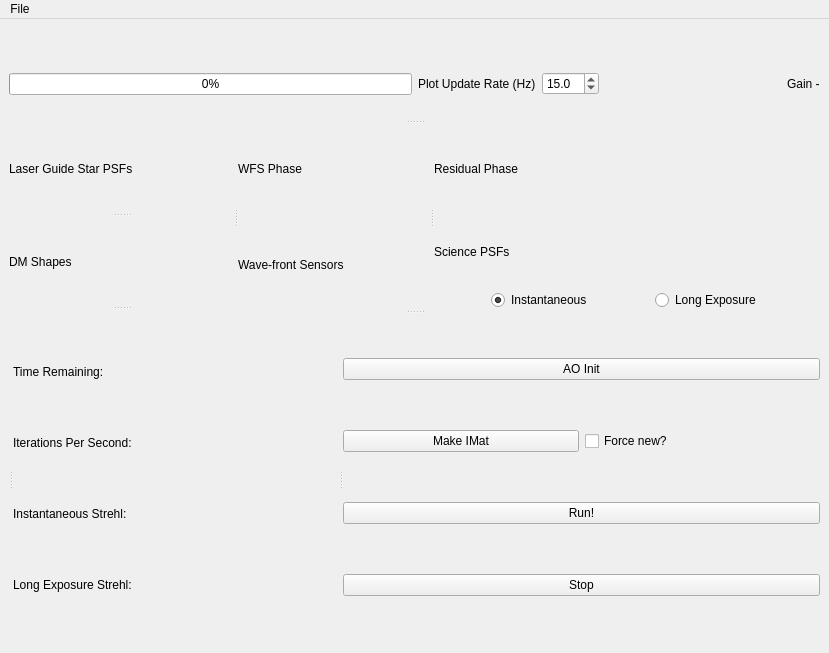
<?xml version="1.0" encoding="UTF-8"?>
<ui version="4.0">
 <class>MainWindow</class>
 <widget class="QMainWindow" name="MainWindow">
  <property name="geometry">
   <rect>
    <x>0</x>
    <y>0</y>
    <width>829</width>
    <height>653</height>
   </rect>
  </property>
  <property name="windowTitle">
   <string>Simulation Optique Adaptative in Python</string>
  </property>
  <widget class="QWidget" name="centralwidget">
   <layout class="QGridLayout" name="gridLayout">
    <item row="1" column="0">
     <widget class="QSplitter" name="splitter_4">
      <property name="orientation">
       <enum>Qt::Vertical</enum>
      </property>
      <widget class="QWidget" name="layoutWidget">
       <layout class="QHBoxLayout" name="horizontalLayout_6">
        <item>
         <layout class="QVBoxLayout" name="verticalLayout">
          <item>
           <widget class="QProgressBar" name="progressBar">
            <property name="sizePolicy">
             <sizepolicy hsizetype="Expanding" vsizetype="Fixed">
              <horstretch>0</horstretch>
              <verstretch>0</verstretch>
             </sizepolicy>
            </property>
            <property name="value">
             <number>0</number>
            </property>
            <property name="textVisible">
             <bool>true</bool>
            </property>
           </widget>
          </item>
         </layout>
        </item>
        <item>
         <layout class="QHBoxLayout" name="horizontalLayout_4"/>
        </item>
        <item>
         <layout class="QHBoxLayout" name="horizontalLayout_3">
          <item>
           <widget class="QLabel" name="label_7">
            <property name="sizePolicy">
             <sizepolicy hsizetype="Preferred" vsizetype="Fixed">
              <horstretch>0</horstretch>
              <verstretch>0</verstretch>
             </sizepolicy>
            </property>
            <property name="text">
             <string>Plot Update Rate (Hz)</string>
            </property>
           </widget>
          </item>
          <item>
           <widget class="QDoubleSpinBox" name="updateTimeSpin">
            <property name="enabled">
             <bool>true</bool>
            </property>
            <property name="decimals">
             <number>1</number>
            </property>
            <property name="maximum">
             <double>100.000000000000000</double>
            </property>
            <property name="value">
             <double>15.000000000000000</double>
            </property>
           </widget>
          </item>
          <item>
           <spacer name="horizontalSpacer">
            <property name="orientation">
             <enum>Qt::Horizontal</enum>
            </property>
            <property name="sizeType">
             <enum>QSizePolicy::Expanding</enum>
            </property>
            <property name="sizeHint" stdset="0">
             <size>
              <width>40</width>
              <height>20</height>
             </size>
            </property>
           </spacer>
          </item>
          <item>
           <widget class="QLabel" name="label_2">
            <property name="text">
             <string>Gain -</string>
            </property>
           </widget>
          </item>
          <item>
           <layout class="QHBoxLayout" name="gainLayout"/>
          </item>
         </layout>
        </item>
       </layout>
      </widget>
      <widget class="QSplitter" name="splitter_2">
       <property name="enabled">
        <bool>true</bool>
       </property>
       <property name="orientation">
        <enum>Qt::Horizontal</enum>
       </property>
       <widget class="QSplitter" name="splitter">
        <property name="orientation">
         <enum>Qt::Vertical</enum>
        </property>
        <widget class="QWidget" name="layoutWidget">
         <layout class="QVBoxLayout" name="verticalLayout_12">
          <item>
           <widget class="QLabel" name="LgsPsfLabel">
            <property name="text">
             <string>Laser Guide Star PSFs</string>
            </property>
           </widget>
          </item>
          <item>
           <layout class="QHBoxLayout" name="lgsLayout"/>
          </item>
         </layout>
        </widget>
        <widget class="QWidget" name="layoutWidget">
         <layout class="QVBoxLayout" name="verticalLayout_5">
          <item>
           <widget class="QLabel" name="label_6">
            <property name="text">
             <string>DM Shapes</string>
            </property>
           </widget>
          </item>
          <item>
           <layout class="QHBoxLayout" name="dmLayout"/>
          </item>
         </layout>
        </widget>
        <widget class="QWidget" name="horizontalLayoutWidget_2">
         <layout class="QHBoxLayout" name="plotLayout"/>
        </widget>
       </widget>
       <widget class="QWidget" name="layoutWidget">
        <layout class="QVBoxLayout" name="verticalLayout_11">
         <item>
          <layout class="QVBoxLayout" name="verticalLayout_3">
           <item>
            <widget class="QLabel" name="label">
             <property name="text">
              <string>WFS Phase</string>
             </property>
            </widget>
           </item>
           <item>
            <layout class="QHBoxLayout" name="phaseLayout"/>
           </item>
          </layout>
         </item>
         <item>
          <layout class="QVBoxLayout" name="verticalLayout_4">
           <item>
            <widget class="QLabel" name="label_3">
             <property name="sizePolicy">
              <sizepolicy hsizetype="MinimumExpanding" vsizetype="Preferred">
               <horstretch>0</horstretch>
               <verstretch>0</verstretch>
              </sizepolicy>
             </property>
             <property name="text">
              <string>Wave-front Sensors</string>
             </property>
            </widget>
           </item>
           <item>
            <layout class="QHBoxLayout" name="wfsLayout"/>
           </item>
          </layout>
         </item>
        </layout>
       </widget>
       <widget class="QWidget" name="layoutWidget">
        <layout class="QVBoxLayout" name="verticalLayout_8">
         <item>
          <widget class="QLabel" name="label_4">
           <property name="sizePolicy">
            <sizepolicy hsizetype="Maximum" vsizetype="Preferred">
             <horstretch>0</horstretch>
             <verstretch>0</verstretch>
            </sizepolicy>
           </property>
           <property name="text">
            <string>Residual Phase</string>
           </property>
          </widget>
         </item>
         <item>
          <layout class="QVBoxLayout" name="verticalLayout_6">
           <item>
            <layout class="QHBoxLayout" name="residualLayout"/>
           </item>
          </layout>
         </item>
         <item>
          <layout class="QVBoxLayout" name="verticalLayout_7">
           <item>
            <widget class="QLabel" name="label_5">
             <property name="sizePolicy">
              <sizepolicy hsizetype="Fixed" vsizetype="Preferred">
               <horstretch>0</horstretch>
               <verstretch>0</verstretch>
              </sizepolicy>
             </property>
             <property name="text">
              <string>Science PSFs</string>
             </property>
            </widget>
           </item>
           <item>
            <layout class="QHBoxLayout" name="horizontalLayout_5">
             <item>
              <widget class="QRadioButton" name="instExpRadio">
               <property name="sizePolicy">
                <sizepolicy hsizetype="Fixed" vsizetype="Fixed">
                 <horstretch>0</horstretch>
                 <verstretch>0</verstretch>
                </sizepolicy>
               </property>
               <property name="text">
                <string>Instantaneous</string>
               </property>
               <property name="checked">
                <bool>true</bool>
               </property>
              </widget>
             </item>
             <item>
              <widget class="QRadioButton" name="longExpRadio">
               <property name="sizePolicy">
                <sizepolicy hsizetype="Fixed" vsizetype="Fixed">
                 <horstretch>0</horstretch>
                 <verstretch>0</verstretch>
                </sizepolicy>
               </property>
               <property name="text">
                <string>Long Exposure</string>
               </property>
              </widget>
             </item>
            </layout>
           </item>
           <item>
            <layout class="QHBoxLayout" name="sciLayout"/>
           </item>
          </layout>
         </item>
        </layout>
       </widget>
      </widget>
      <widget class="QSplitter" name="splitter_3">
       <property name="orientation">
        <enum>Qt::Horizontal</enum>
       </property>
       <widget class="QWidget" name="horizontalLayoutWidget">
        <layout class="QHBoxLayout" name="consoleLayout"/>
       </widget>
       <widget class="QWidget" name="layoutWidget">
        <layout class="QHBoxLayout" name="horizontalLayout_2">
         <item>
          <layout class="QVBoxLayout" name="verticalLayout_10">
           <item>
            <widget class="QLabel" name="timeRemaining">
             <property name="sizePolicy">
              <sizepolicy hsizetype="Preferred" vsizetype="Maximum">
               <horstretch>0</horstretch>
               <verstretch>0</verstretch>
              </sizepolicy>
             </property>
             <property name="text">
              <string>Time Remaining:</string>
             </property>
            </widget>
           </item>
           <item>
            <widget class="QLabel" name="itersPerSecLabel">
             <property name="sizePolicy">
              <sizepolicy hsizetype="Preferred" vsizetype="Maximum">
               <horstretch>0</horstretch>
               <verstretch>0</verstretch>
              </sizepolicy>
             </property>
             <property name="text">
              <string>Iterations Per Second:</string>
             </property>
            </widget>
           </item>
           <item>
            <widget class="QLabel" name="instStrehl">
             <property name="sizePolicy">
              <sizepolicy hsizetype="Preferred" vsizetype="Maximum">
               <horstretch>0</horstretch>
               <verstretch>0</verstretch>
              </sizepolicy>
             </property>
             <property name="text">
              <string>Instantaneous Strehl:</string>
             </property>
            </widget>
           </item>
           <item>
            <widget class="QLabel" name="longStrehl">
             <property name="sizePolicy">
              <sizepolicy hsizetype="Preferred" vsizetype="Maximum">
               <horstretch>0</horstretch>
               <verstretch>0</verstretch>
              </sizepolicy>
             </property>
             <property name="text">
              <string>Long Exposure Strehl:</string>
             </property>
            </widget>
           </item>
          </layout>
         </item>
        </layout>
       </widget>
       <widget class="QWidget" name="layoutWidget">
        <layout class="QHBoxLayout" name="horizontalLayout">
         <item>
          <layout class="QVBoxLayout" name="verticalLayout_9">
           <property name="spacing">
            <number>-1</number>
           </property>
           <item>
            <widget class="QPushButton" name="initButton">
             <property name="text">
              <string>AO Init</string>
             </property>
            </widget>
           </item>
           <item>
            <layout class="QHBoxLayout" name="horizontalLayout_7">
             <item>
              <widget class="QPushButton" name="iMatButton">
               <property name="text">
                <string>Make IMat</string>
               </property>
              </widget>
             </item>
             <item>
              <widget class="QCheckBox" name="newCMat">
               <property name="text">
                <string>Force new?</string>
               </property>
              </widget>
             </item>
            </layout>
           </item>
           <item>
            <widget class="QPushButton" name="runButton">
             <property name="text">
              <string>Run!</string>
             </property>
            </widget>
           </item>
           <item>
            <widget class="QPushButton" name="stopButton">
             <property name="text">
              <string>Stop</string>
             </property>
            </widget>
           </item>
          </layout>
         </item>
        </layout>
       </widget>
      </widget>
     </widget>
    </item>
    <item row="0" column="0">
     <widget class="QLabel" name="progressLabel">
      <property name="sizePolicy">
       <sizepolicy hsizetype="Preferred" vsizetype="Fixed">
        <horstretch>0</horstretch>
        <verstretch>0</verstretch>
       </sizepolicy>
      </property>
      <property name="text">
       <string/>
      </property>
     </widget>
    </item>
   </layout>
  </widget>
  <widget class="QMenuBar" name="menuBar">
   <property name="geometry">
    <rect>
     <x>0</x>
     <y>0</y>
     <width>829</width>
     <height>22</height>
    </rect>
   </property>
   <widget class="QMenu" name="menuFile">
    <property name="title">
     <string>File</string>
    </property>
    <addaction name="loadParamsAction"/>
    <addaction name="reloadParamsAction"/>
    <addaction name="separator"/>
    <addaction name="actionClose_2"/>
   </widget>
   <addaction name="menuFile"/>
  </widget>
  <action name="actionTrue">
   <property name="text">
    <string>True</string>
   </property>
  </action>
  <action name="actionFalse">
   <property name="text">
    <string>False</string>
   </property>
  </action>
  <action name="loadParamsAction">
   <property name="text">
    <string>Load Configuration File</string>
   </property>
  </action>
  <action name="reloadParamsAction">
   <property name="text">
    <string>Reload Current Configuration File</string>
   </property>
  </action>
  <action name="actionClose">
   <property name="text">
    <string>Close</string>
   </property>
  </action>
  <action name="actionClose_2">
   <property name="text">
    <string>Close</string>
   </property>
  </action>
 </widget>
 <resources/>
 <connections>
  <connection>
   <sender>actionClose_2</sender>
   <signal>triggered()</signal>
   <receiver>MainWindow</receiver>
   <slot>close()</slot>
   <hints>
    <hint type="sourcelabel">
     <x>-1</x>
     <y>-1</y>
    </hint>
    <hint type="destinationlabel">
     <x>414</x>
     <y>326</y>
    </hint>
   </hints>
  </connection>
 </connections>
</ui>
